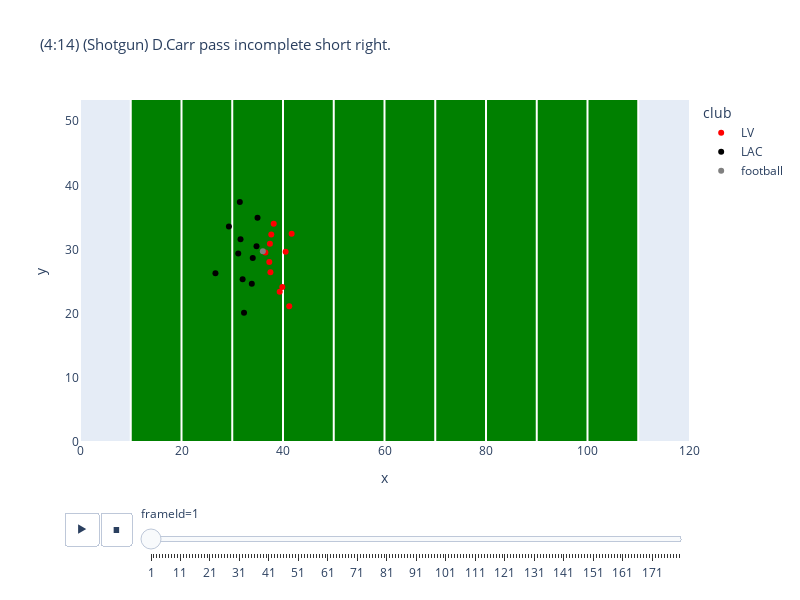

Here is the notebook cell this chart was saved with:
### Code cell
fig = px.scatter(_TrackData, x='x', y='y', animation_frame='frameId', color='club',color_discrete_map=TeamColor, title='Tracking Data', range_x=[0, 120], range_y=[0, 53.3],width=800, height=600)
fig.update_xaxes(showgrid=False)
fig.update_yaxes(showgrid=False)
fig.update_layout(shapes = [dict(type="rect", x0=10, y0=0, x1=110, y1=53.3, line=dict(color="green", width=1),fillcolor="green", opacity=1, layer="below"), 
                    *[dict(type="line", x0=10*i, y0=0, x1=10*i, y1=53.3, line=dict(color="white", width=2), opacity=1, layer="below") for i in range(12)]],
                    )


fig.update_layout(
    title={
    'text': str(_TrackData['playDescription'].values[0]),
    'automargin': False,
    'font': {'size': 15,}}
)
